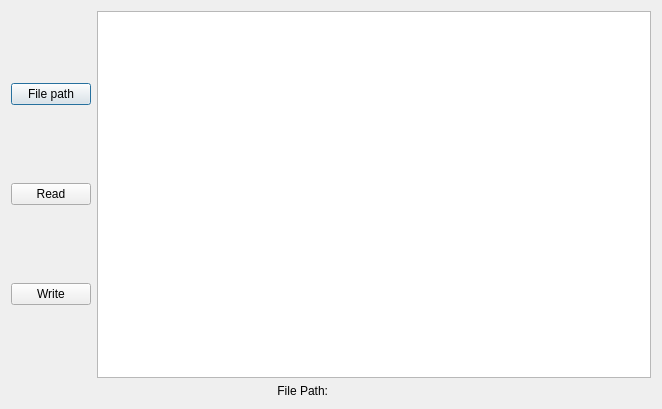
<?xml version="1.0" encoding="UTF-8"?>
<ui version="4.0">
 <class>Dialog</class>
 <widget class="QDialog" name="Dialog">
  <property name="geometry">
   <rect>
    <x>0</x>
    <y>0</y>
    <width>662</width>
    <height>409</height>
   </rect>
  </property>
  <property name="windowTitle">
   <string>Dialog</string>
  </property>
  <layout class="QVBoxLayout" name="verticalLayout_3">
   <item>
    <layout class="QHBoxLayout" name="horizontalLayout">
     <item>
      <layout class="QVBoxLayout" name="verticalLayout">
       <item>
        <widget class="QPushButton" name="file_path_btn">
         <property name="cursor">
          <cursorShape>PointingHandCursor</cursorShape>
         </property>
         <property name="mouseTracking">
          <bool>true</bool>
         </property>
         <property name="text">
          <string>File path</string>
         </property>
        </widget>
       </item>
       <item>
        <widget class="QPushButton" name="read_data_btn">
         <property name="text">
          <string>Read</string>
         </property>
        </widget>
       </item>
       <item>
        <widget class="QPushButton" name="write_btn">
         <property name="text">
          <string>Write</string>
         </property>
        </widget>
       </item>
      </layout>
     </item>
     <item>
      <widget class="QTableView" name="tableView">
       <property name="mouseTracking">
        <bool>false</bool>
       </property>
       <property name="dragEnabled">
        <bool>true</bool>
       </property>
       <property name="dragDropMode">
        <enum>QAbstractItemView::DragDrop</enum>
       </property>
      </widget>
     </item>
    </layout>
   </item>
   <item>
    <layout class="QHBoxLayout" name="horizontalLayout_2">
     <item>
      <widget class="QLabel" name="label_2">
       <property name="text">
        <string>File Path:</string>
       </property>
       <property name="alignment">
        <set>Qt::AlignRight|Qt::AlignTrailing|Qt::AlignVCenter</set>
       </property>
      </widget>
     </item>
     <item>
      <layout class="QVBoxLayout" name="verticalLayout_2">
       <item>
        <widget class="QLabel" name="label">
         <property name="text">
          <string/>
         </property>
        </widget>
       </item>
      </layout>
     </item>
    </layout>
   </item>
  </layout>
 </widget>
 <layoutdefault spacing="6" margin="11"/>
 <resources/>
 <connections/>
</ui>
